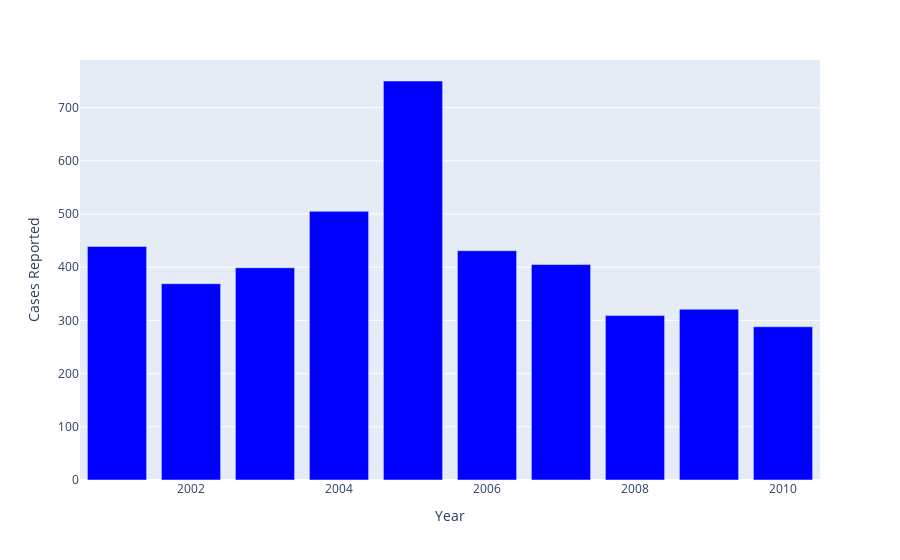

The notebook cell saved with this chart:
### Markdown cell above
### Incest rape cases reported from 2001 to 2010 <a class="anchor" id="section_1_1"></a>

### Code cell
inc_victims = victims[victims['Subgroup']=='Victims of Incest Rape']

g = pd.DataFrame(inc_victims.groupby(['Year'])['Rape_Cases_Reported'].sum().reset_index())
g.columns = ['Year','Cases Reported']

fig = px.bar(g,x='Year',y='Cases Reported',color_discrete_sequence=['blue'])
fig.show()

### Figure 1 — Plotly figure (JSON) as saved in the notebook; plotly's stock layout.template omitted (floating-point values rounded to 4 significant figures)
{"data": [{"alignmentgroup": "True", "hovertemplate": "Year=%{x}<br>Cases Reported=%{y}<extra></extra>", "legendgroup": "", "marker": {"color": "blue"}, "name": "", "offsetgroup": "", "orientation": "v", "showlegend": false, "textposition": "auto", "type": "bar", "x": [2001, 2002, 2003, 2004, 2005, 2006, 2007, 2008, 2009, 2010], "xaxis": "x", "y": [439, 369, 399, 505, 750, 431, 405, 309, 321, 288], "yaxis": "y"}], "layout": {"barmode": "relative", "legend": {"tracegroupgap": 0}, "margin": {"t": 60}, "xaxis": {"anchor": "y", "domain": [0, 1], "title": {"text": "Year"}}, "yaxis": {"anchor": "x", "domain": [0, 1], "title": {"text": "Cases Reported"}}}}
